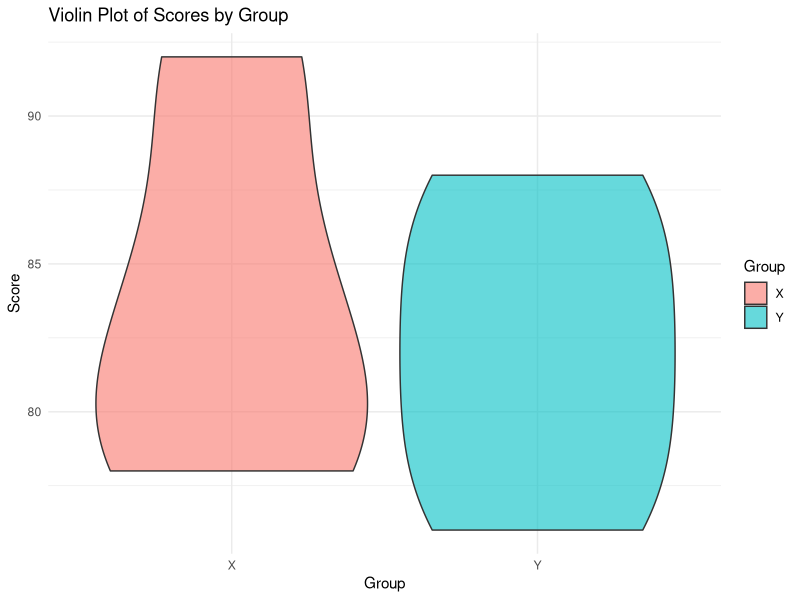

This figure's R source:
# Load the ggplot2 package
library(ggplot2)

# Prepare the data
data <- data.frame(
  Group = c('X', 'X', 'X', 'X', 'Y', 'Y', 'Y', 'Y'),
  Score = c(80, 85, 78, 92, 88, 76, 80, 84)
)

# Create the violin plot
ggplot(data, aes(x = Group, y = Score, fill = Group)) +
  geom_violin(alpha = 0.6) +
  labs(title = "Violin Plot of Scores by Group", x = "Group", y = "Score") +
  theme_minimal()
